Frame 1 (no input): blank canvas, image omitted
Frame 60 (no input): blank canvas, image omitted
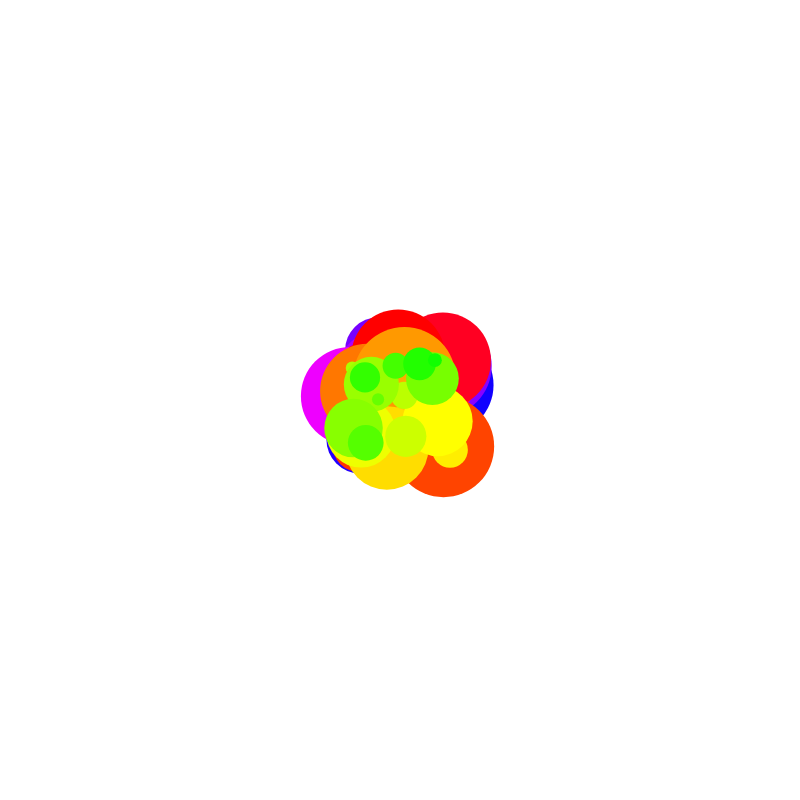
Frame 120 (the mouse pressed at the canvas centre since frame 60)

The p5.js sketch whose frames 1 and 60 were blank and that drew this single picture after the mouse press (run headless with seeded random() and noise() and a simulated clock; from frame 60 on, the mouse is pressed at the canvas centre):

// p5.js sketch
// ── sketch.js

function setup() {
  createCanvas(800, 800);
}

var myHue = 0;

function draw() {

    colorMode(HSB);
    var xPos = random(100)-50;
    var yPos = random(100)-50;

    var circleSize = 5 + random(100);

    var hueRandomnumber= random(255);
    myHue +=4;

    // var blueRandomNumber = random(255);
    // var redRandomNumber = random(255);
    // var greenRandomNumber = random(255);

    fill(myHue, 100, 100);
    stroke(0);
    strokeWeight(1);

  if (myHue > 360) {
    myHue=0;
  }

  if (mouseIsPressed){
    noStroke();
    ellipse(mouseX+xPos, mouseY+yPos, circleSize, circleSize);
    }

  if (keyIsPressed){
    background(255);
  }
}
